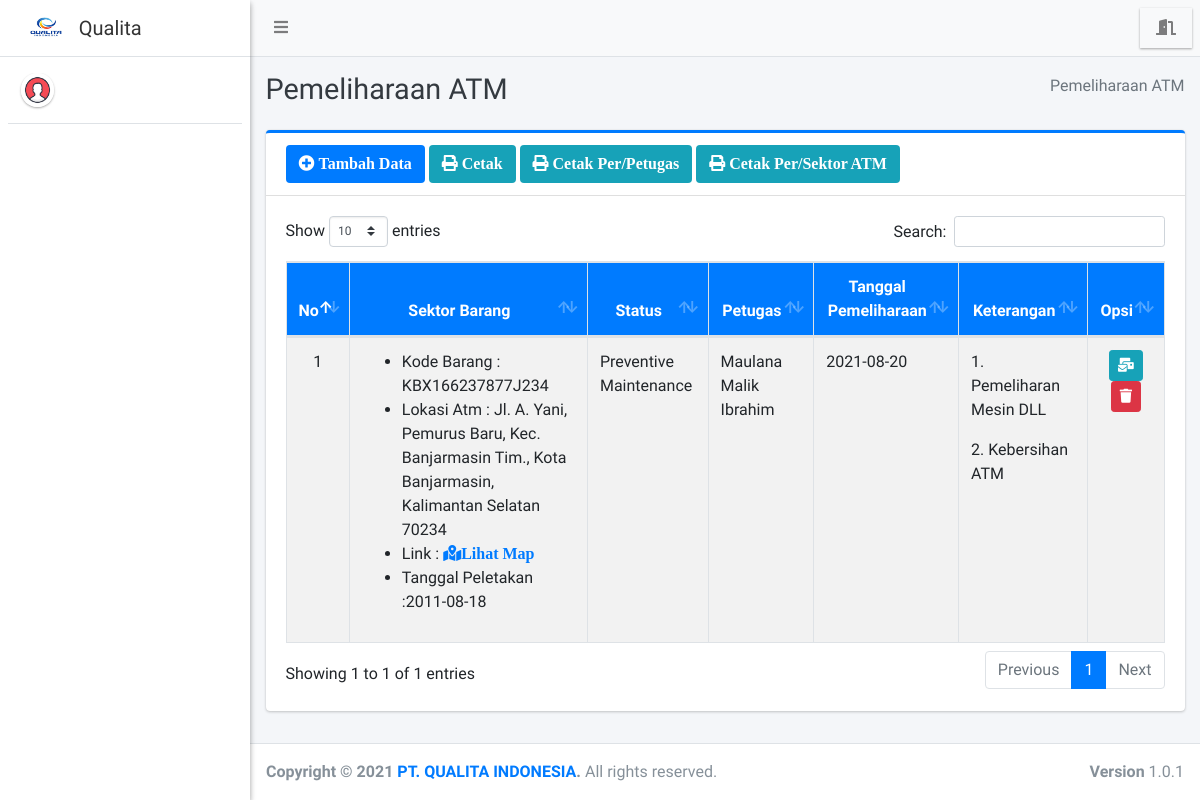
The page /admin/maintance/index.php on the database its author committed.
### tables this page shows
CREATE TABLE `maintance` (
  `id_maintance` int(11) NOT NULL,
  `id_sektoratm` int(11) NOT NULL,
  `status_maintance` varchar(75) NOT NULL,
  `id_petugas` int(11) DEFAULT NULL,
  `tgl_maintance` varchar(150) DEFAULT NULL,
  `keterangan` varchar(255) DEFAULT NULL,
  `status_pemeliharaan` varchar(100) DEFAULT NULL
);

CREATE TABLE `barang` (
  `kode_barang` varchar(35) NOT NULL,
  `nama_barang` varchar(100) NOT NULL,
  `tahun_produksi` varchar(25) NOT NULL,
  `lokasi_produksi` varchar(100) NOT NULL
);

CREATE TABLE `sektor_atm` (
  `id_sektoratm` int(11) NOT NULL,
  `kode_barang` varchar(35) NOT NULL,
  `bank` varchar(150) NOT NULL,
  `kecamatan` varchar(40) NOT NULL,
  `lokasi_atm` varchar(255) NOT NULL,
  `link_gmap` text NOT NULL,
  `tgl_peletakan` varchar(25) NOT NULL,
  `status` varchar(75) NOT NULL
);

CREATE TABLE `petugas` (
  `id_petugas` int(11) NOT NULL,
  `id_user` int(11) DEFAULT NULL,
  `nama_petugas` varchar(255) DEFAULT NULL,
  `email` varchar(255) DEFAULT NULL
);

### admin/maintance/index.php (the view, shortened to what this page needs)
<?php
require '../../config/koneksi.php';
?>
<!DOCTYPE html>
<html>
<?php
include '../../templates/head.php';
?>
<body class="hold-transition sidebar-mini layout-fixed">
    <div class="wrapper">
        <?php
        include '../../templates/navbar.php';
        ?>
        <?php
        include '../../templates/sidebar.php';
        ?>
        <div class="content-wrapper">
            <div class="content-header">
                <div class="container-fluid">
                    <div class="row mb-2">
                        <div class="col-sm-6">
                            <h1 class="m-0 text-dark">Pemeliharaan ATM</h1>
                        </div>
                        <div class="col-sm-6">
                            <ol class="breadcrumb float-sm-right">
                                <li class="breadcrumb-item active">Pemeliharaan ATM</li>
                            </ol>
                        </div>
                    </div>
                </div>
            </div>
            <section class="content">
                <div class="container-fluid">
                    <div class="row">
                        <div class="col-12">
                            <div class="card card-primary card-outline">
                                <div class="card-header">
                                    <a href="tambah" class="btn bg-blue"><i class="fa fa-plus-circle"> Tambah Data</i></a>
                                    <a href="print" target="blank" class="btn bg-info"><i class="fa fa-print"> Cetak</i></a>
                                    <a href="#" data-toggle="modal" data-target="#modal_print" class="btn bg-info"><i class="fa fa-print"> Cetak Per/Petugas</i></a>
                                    <a href="#" data-toggle="modal" data-target="#modal_printatm" class="btn bg-info"><i class="fa fa-print"> Cetak Per/Sektor ATM</i></a>
                                </div>
                                <div class="card-body">
                                    <div class="table-responsive">
                                        <table id="example1" class="table table-bordered table-striped">
                                            <thead class="bg-blue">
                                                <tr align="center">
                                                    <th>No</th>
                                                    <th>Sektor Barang</th>
                                                    <th>Status</th>
                                                    <th>Petugas</th>
                                                    <th>Tanggal Pemeliharaan</th>
                                                    <th>Keterangan</th>
                                                    <th>Opsi</th>
                                                </tr>
                                            </thead>
                                            <?php
                                            $no = 1;
                                            $data = $koneksi->query("SELECT * FROM maintance AS m
                                            LEFT JOIN sektor_atm AS sa ON m.id_sektoratm = sa.id_sektoratm
                                            LEFT JOIN barang AS b ON sa.kode_barang = b.kode_barang
                                            LEFT JOIN petugas AS p ON m.id_petugas = p.id_petugas
                                            ORDER BY m.id_maintance DESC");
                                            while ($row = $data->fetch_array()) {
                                            ?>
                                                <tbody style="background-color: white">
                                                    <tr>
                                                        <td align="center"><?= $no++ ?></td>
                                                        <td>
                                                            <ul>
                                                                <li>Kode Barang : <?= $row['kode_barang'] ?></li>
                                                                <li>Lokasi Atm : <?= $row['lokasi_atm'] ?></li>
                                                                <li>Link : <a href="<?= $row['link_gmap'] ?>" target="blank" class="fa fa-map-marked-alt">Lihat Map</a> </li>
                                                                <li>Tanggal Peletakan :<?= $row['tgl_peletakan'] ?></li>
                                                            </ul>
                                                       </td>
                                                        <td><?= $row['status_maintance'] ?></td>
                                                        <td><?= $row['nama_petugas'] ?></td>
                                                        <td><?= $row['tgl_maintance'] ?></td>
                                                        <td><?= $row['keterangan'] ?></td>
                                                        <td align="center">
                                                            <a href="index?id=<?= $row['id_maintance'] ?>" class="btn btn-info btn-sm" title="Kirim"><i class="fa fa-mail-bulk"></i></a>
                                                            <a href="hapus?id=<?= $row['id_maintance'] ?>" class="btn btn-danger btn-sm alert-hapus" title="Hapus"><i class="fa fa-trash"></i></a>
                                                        </td>
                                                    </tr>
                                                </tbody>
                                            <?php } ?>
                                        </table>
                                    </div>
                                </div>
                            </div>
                        </div>
                    </div>
                </div>
            </section>
        </div>
        <?php include_once "../../templates/footer.php"; ?>
    </div>
</body>
</html>

### rows shown on the page
maintance: barang.kode_barang "KBX166237877J234", id_sektoratm.lokasi_atm "Jl. A. Yani, Pemurus Baru, Kec. Banjarmasin Tim., Kota Banjarmasin, Kalimantan Selatan 70234", id_sektoratm.tgl_peletakan "2011-08-18", status_maintance "Preventive Maintenance", id_petugas.nama_petugas "Maulana Malik Ibrahim", tgl_maintance "2021-08-20", keterangan "1. Pemeliharan Mesin DLL 2. Kebersihan ATM"
